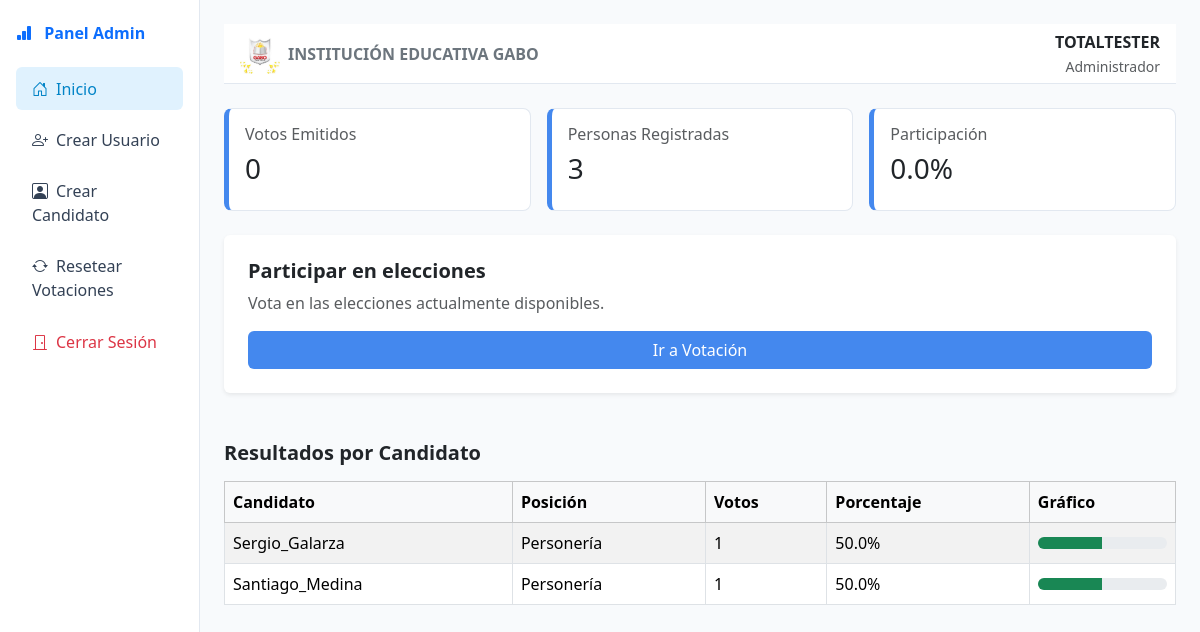
Screenshot of /admin_votes/ (signed in) with the database file from the repository.
### Users/models.py (models this page shows, shortened)
class BaseAuditModel(models.Model):
    created = models.DateTimeField(
        auto_now_add = True
    )
    last_updated = models.DateTimeField(
        auto_now = True
    )
    is_active = models.BooleanField(
        default=True
    )
    class Meta:
        abstract = True

class Candidates(BaseAuditModel):
    ROLES = [
        ('Personería', 'Personería'),
        ('Contraloría', 'Contraloría'),
    ]
    profile = models.OneToOneField(
        Profile,
        on_delete=models.CASCADE,
        related_name='candidate_profile'
        )
    votes = models.IntegerField(
        default=0
        )
    percentage = models.FloatField(
        default=0.0
        )
    description = models.TextField(
        max_length=500,
        default=''
        )
    image = models.ImageField(
        upload_to='candidates/',
        default='candidates/default_candidate.webp'
        )
    role = models.CharField(
        max_length=20,
        choices=ROLES,
        default='Personería'
    )

class Profile(BaseAuditModel):
    user = models.OneToOneField (
        User,
        on_delete=models.CASCADE
        )
    grade = models.CharField (
        max_length=50,
        default=''
        )
    identification = models.IntegerField (
        default=0,
        unique=True
        )
    voted_ombudman = models.BooleanField (
        default=False
        )
    voted_comptroller = models.BooleanField (
        default=False
        )
    class Meta:
        verbose_name = 'Profile'
        verbose_name_plural = 'Profiles'
    def __init__(self, *args, **kwargs):
        super().__init__(*args, **kwargs)

### Users/views.py (the view)
# urls.py: path('admin_votes/', admin_votes, name='admin_votes'),
@login_required(login_url='logIn')
def admin_votes(request):
    if not request.user.is_superuser:
        return redirect('main')
    ombudmans = Candidates.objects.filter(role='Personería')
    comptrollers = Candidates.objects.filter(role='Contraloría')
    votes_ombudman = sum(candidate.votes for candidate in ombudmans)
    votes_comptroller = sum(candidate.votes for candidate in comptrollers)
    for candidate in ombudmans:
        candidate.percentage = (candidate.votes / votes_ombudman * 100) if votes_ombudman > 0 else 0
        candidate.save()
    for candidate in comptrollers:
        candidate.percentage = (candidate.votes / votes_comptroller * 100) if votes_comptroller > 0 else 0
        candidate.save()
    profiles = Profile.objects.all()
    candidates = Candidates.objects.all().order_by('-votes')
    votes_casted = Profile.objects.filter(voted_ombudman=True, voted_comptroller=True).count()
    users = User.objects.filter(is_superuser=False).count()
    if users > 0:
        percentage = (votes_casted / users) * 100
    else:
        percentage = 0
    if request.method == 'GET':
        return render(request,'Users/admin.html',{
            'profiles' : profiles,
            'candidates' : candidates,
            'votes_casted' : votes_casted,
            'users' : users,
            'percentage' : percentage,
        })

### templates/users/admin.html (shortened to what this page needs)
{%load static%}
<!DOCTYPE html>
<html lang="es">
<head>
  <link href="https://cdn.jsdelivr.net/npm/bootstrap@5.3.3/dist/css/bootstrap.min.css" rel="stylesheet">
  <link href="https://cdn.jsdelivr.net/npm/bootstrap-icons@1.10.5/font/bootstrap-icons.css" rel="stylesheet">
  <link rel="stylesheet" href="{% static 'CSS/adminStyles.css' %}">
</head>
<body {% if checked_user or checked_candidate %} class="modal-open" style="overflow: hidden; padding-right: 0px;" {% endif %}>
  <div class="container-fluid">
    <div class="row">
      <div class="col-md-2 sidebar">
        <h6 class="fw-bold text-primary mb-4">
          <i class="bi bi-bar-chart-fill me-2"></i> Panel Admin
        </h6>
        <a href="{% url 'admin_votes' %}" class="active"><i class="bi bi-house-door me-2"></i>Inicio</a>
        <a href="#" data-bs-toggle="modal" data-bs-target="#crearUsuarioModal" id="createUser"><i class="bi bi-person-plus me-2"></i>Crear Usuario</a>
        <a href="#" data-bs-toggle="modal" data-bs-target="#crearCandidatoModal" id="createCandidate"><i class="bi bi-person-square me-2"></i>Crear Candidato</a>
        <a href="#" data-bs-toggle="modal" data-bs-target="#resetModal"><i class="bi bi-arrow-repeat me-2"></i>Resetear Votaciones</a>
        <a href="{% url 'logout' %}" class="text-danger"><i class="bi bi-door-closed me-2"></i>Cerrar Sesión</a>
      </div>
      <div class="col-md-10 p-4">
        <div class="topbar mb-4">
          <div class="d-flex align-items-center gap-2">
            <img src="{% static 'IMAGES/logo.webp' %}" height="40" />
            <span class="fw-semibold text-secondary">INSTITUCIÓN EDUCATIVA GABO</span>
          </div>
          <div class="text-end">
            <span class="fw-bold d-block">TOTALTESTER</span>
            <small class="text-muted">Administrador</small>
          </div>
        </div>
        <div class="row g-3 mb-4">
          <div class="col-md-4">
            <div class="card-box">
              <h6 class="text-muted">Votos Emitidos</h6>
              <h3>{{ votes_casted }}</h3>
            </div>
          </div>
          <div class="col-md-4">
            <div class="card-box">
              <h6 class="text-muted">Personas Registradas</h6>
              <h3>{{ users }}</h3>
            </div>
          </div>
          <div class="col-md-4">
            <div class="card-box">
              <h6 class="text-muted">Participación</h6>
              <h3>{{ percentage }}%</h3>
            </div>
          </div>
        </div>
        <div class="card p-4 shadow-sm border-0">
          <h5 class="fw-bold mb-2">Participar en elecciones</h5>
          <p class="text-muted">Vota en las elecciones actualmente disponibles.</p>
          <a href="{% url 'main' %}" class="btn btn-action w-100">Ir a Votación</a>
        </div>
        <div class="mt-5">
          <h5 class="fw-bold mb-3">Resultados por Candidato</h5>
          <div class="table-responsive">
            <table class="table table-bordered table-striped align-middle">
              <thead class="table-light">
                <tr>
                  <th>Candidato</th>
                  <th>Posición</th>
                  <th>Votos</th>
                  <th>Porcentaje</th>
                  <th>Gráfico</th>
                </tr>
              </thead>
              <tbody>
                {% for candidate in candidates %}
                <tr>
                  <td>{{ candidate.profile.user.username }}</td>
                  <td>{{ candidate.role }}</td>
                  <td>{{ candidate.votes }}</td>
                  <td>{{ candidate.percentage }}%</td>
                  <td>
                    <div class="progress" style="height: 12px;">
                      <div class="progress-bar bg-success" role="progressbar"style="width: {{ candidate.percentage }}%;" aria-valuenow="{{ candidate.percentage }}" aria-valuemin="0" aria-valuemax="100">
                      </div>
                    </div>
                  </td>
                </tr>
                {% endfor %}
              </tbody>
            </table>
          </div>
        </div>
      </div>
    </div>
  </div>
</body>
</html>

### static/CSS/adminStyles.css (style rules this page uses)
body { background-color: #f8fafc; }
.sidebar { height: 100vh; background-color: #ffffff; border-right: 1px solid #e2e8f0; padding: 1.5rem 1rem; }
.sidebar a { display: block; padding: 0.6rem 1rem; color: #334155; text-decoration: none; border-radius: 6px; margin-bottom: 0.5rem; }
.sidebar a.active, .sidebar a:hover { background-color: #e0f2fe; color: #0284c7; }
.topbar { height: 60px; background-color: #ffffff; border-bottom: 1px solid #e2e8f0; padding: 0 1rem; display: flex; align-items: center; justify-content: space-between; }
.card-box { background-color: #ffffff; border: 1px solid #e2e8f0; border-left: 5px solid #48e; border-radius: 8px; padding: 1rem; }
.btn-action { background-color: #48e; color: white; }

### rows the page displays
Candidates: profile.user.username "Sergio_Galarza", role "Personería", votes "1", percentage "50.0"
Candidates: profile.user.username "Santiago_Medina", role "Personería", votes "1", percentage "50.0"

### other values shown
{{ votes_casted }} "0"
{{ users }} "3"
{{ percentage }} "0.0"
